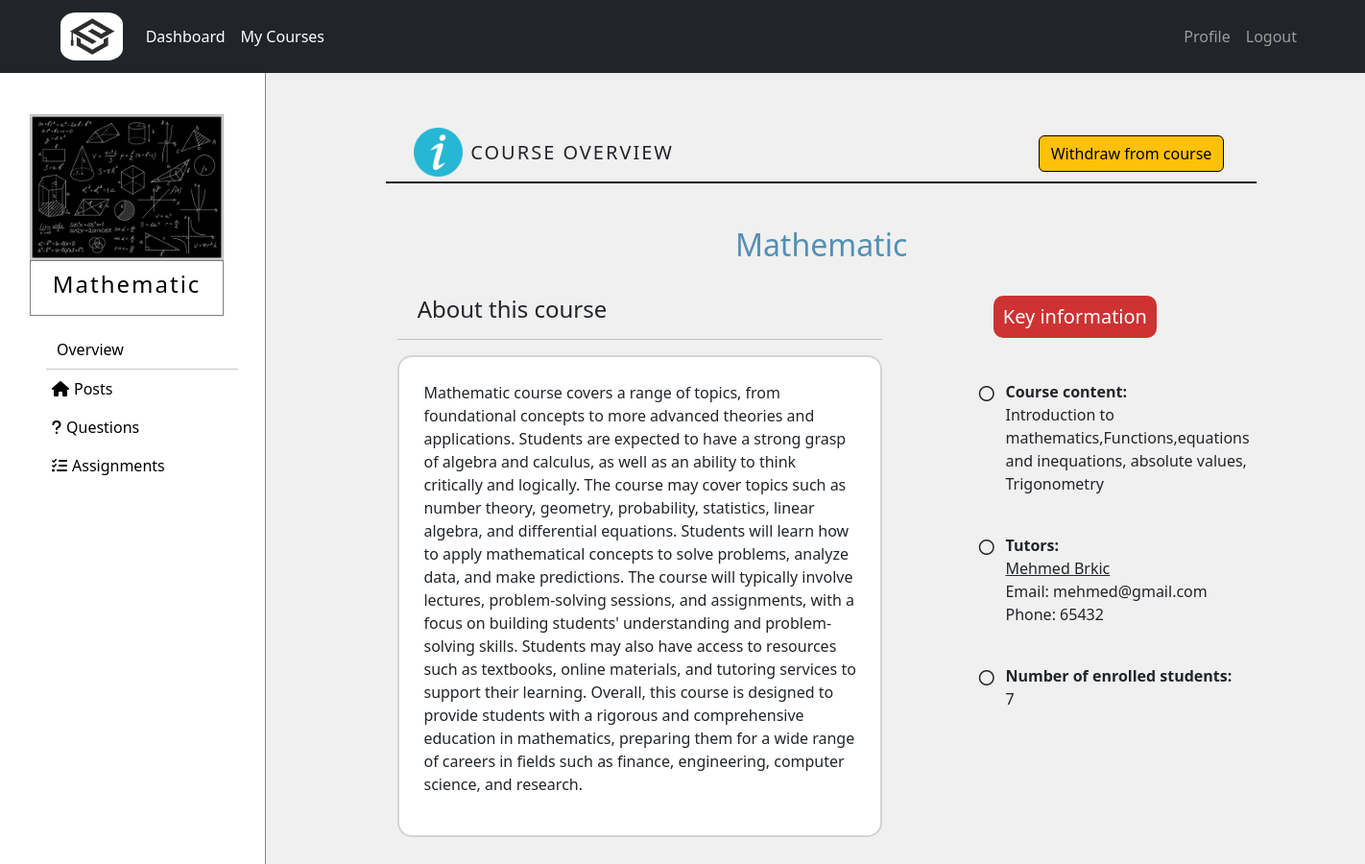
The page /courses/course/10/overview (signed in) on the database as committed earlier.
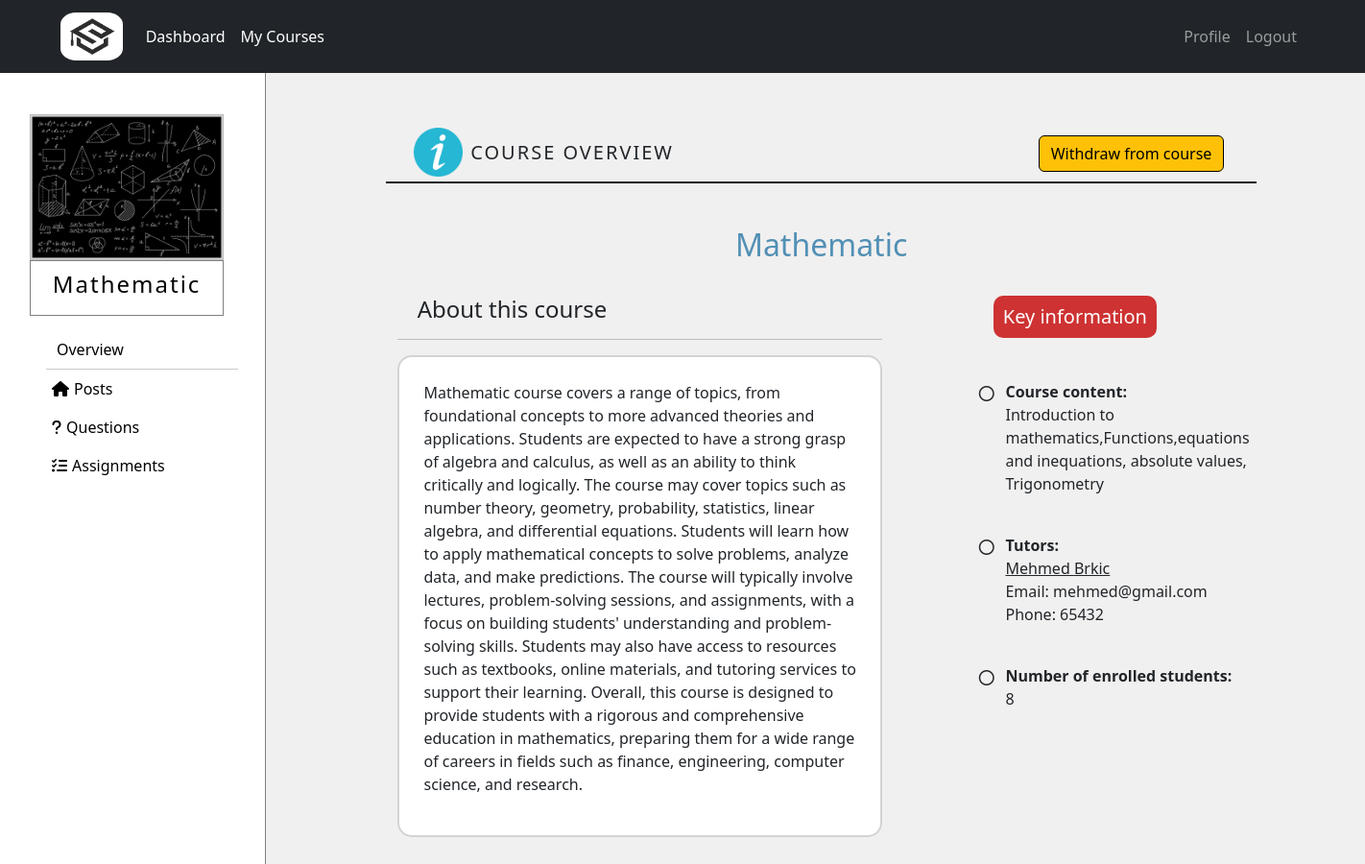
The same page on the database as committed later.
### courses/models.py (models this page shows, shortened)
class Course(models.Model):
    name = models.CharField(max_length=50)
    summary = models.CharField(max_length=500)
    image = models.ImageField(upload_to="courses_images",default="courses_images/default.jpg",blank=True)
    overview = models.TextField(null=True,blank=True)
    max_students = models.IntegerField(default=100)
    student_number = models.IntegerField(default=0)

### courses/views.py (the view, shortened to what this page needs)
# urls.py: path('course/<int:course_id>/overview',views.overview,name='overview'),
@login_required
def overview(request,course_id):
   if is_enrolled(request.user, course_id) is False:
      return HttpResponse('<html><body><h2 style="font-weight: lighter">Your do not have access to view this page!</h2><body></html>')
   course = get_object_or_404(Course,pk=course_id)
   tutors = Tutor.objects.filter(course=course)
   return render(request,'courses/overview.html',{'course':course,'tutors':tutors})

### courses/views.py (called while the page is built)
def is_enrolled(user, course_id):
   course = get_object_or_404(Course,pk=course_id)
   if user.is_tutor:
      tutor_courses = TutorCourse.objects.filter(course=course,tutor=user.Tutor)
      return tutor_courses.exists()
   else:
      student_courses = StudentCourse.objects.filter(course=course,student=user.Student)
      return student_courses.exists()

### templates/courses/overview.html (shortened to what the changed rows need)
{% extends 'courses/course.html' %}
{% block courseContent %}
{% load static %}
<div style="margin-left: auto; margin-right: auto; width:75%; margin-top: 5%; position: relative; margin-bottom: 5px;">
    <img class="col-sm-4 col-md-4 col-lg-4" src="{% static 'img/information.png' %}"
         style="width:6%;" title="info">
    <div class="col-sm-6 col-md-6 col-lg-6" style="display: inline-block; position:absolute; bottom: 5px;">
      <h5 style="margin-left: 2%; letter-spacing: 2px;">COURSE OVERVIEW</h5>
    </div>
    {% if user.is_student %}
        <form action="{% url 'overview' course_id=course.pk %}" method="POST">
            <button class="col-sm-2 col-md-2 col-lg-2 btn btn-warning"
                    style="position: absolute; right: 5px; bottom: 5px; border: 1px solid black; width: fit-content;"
                    name="withdraw_button" value="{{user.pk}}" type="submit">Withdraw from course</button>
        </form>
    {% endif %}
</div>
  <hr style="width: 80%; margin-left: auto; margin-right: auto; background-color: black;
             opacity: 1; margin-top: 0; margin-bottom: 4%; height: 2px;">
    {% if course %}
    <h2 style="color: rgb(81 144 181); display: flex; justify-content: center;">{{course.name}}</h2>
    <div class="container" style="width: 80%; margin-top: 3%;">
        <div class="row">
            <div class="col-7">
                <h4 style="margin-left: 4%;">About this course</h4>
                <hr>
                <div style="background-color: white; border-radius: 15px; padding: 25px; border: 2px solid lightgray;">
                    <p>{{course.overview}}</p>
                </div>
            </div>
            <div class="col-5" style="height: 200px;">
                <div style="display: flex; justify-content: center;">
                    <h5 style="background-color: rgb(206 50 50); color: white; padding: 10px;
                               border-radius: 10px;">Key information</h5>
                </div>
                <div style="display: flex; justify-content: center;">
                    <div style="margin-left: 20%; margin-top: 10%;">
                        <div style="display: flex; flex-direction: row;">
                            <i class="fa-regular fa-circle" style="display: inline; margin-right: 2%; padding: 6px;"></i>
                            <p style="display: inline; font-weight:300;">
                                <span style="font-weight: bold;">Course content:</span>
                                <br>
                                {{course.summary}}</p>
                        </div>
                        <br>
                        {% if tutors %}
                        <div style="display: flex; flex-direction: row;">
                            <i class="fa-regular fa-circle" style="display: inline; margin-right: 2%; padding: 6px;"></i>
                            <p style="display: inline; font-weight:300;">
                                <span style="font-weight: bold;">Tutors: </span>
                                {% if tutors %}
                                    {% for tutor in tutors %}
                                        <span style="text-decoration: underline;">{{tutor.user.first_name}} {{tutor.user.last_name}}<br>
                                        </span>
                                        Email: {{tutor.user.email}} <span><br></span>
                                        Phone: {{tutor.phone}}
                                    {% endfor %}
                                {% endif %}
                            </p>
                            <br>
                        </div>
                        {% endif %}
                        <br>
                        <div style="display: flex; flex-direction: row;">
                            <i class="fa-regular fa-circle" style="display: inline; margin-right: 2%; padding: 6px;"></i>
                            <p style="display: inline; font-weight:300;">
                                <span style="font-weight: bold;">Number of enrolled students:</span>
                                <br>
                                {{course.student_number}}</p>
                        </div>
                    </div>
                </div>
            </div>
        </div>
    </div>
    {% endif %}
    <div style="height: 150px;"></div>
{% endblock %}

### templates/courses/course.html (shortened to what this page needs)
{% extends 'courses/dashboard.html' %}
{% block content_courses %}
{% load static %}
{% if course %}
<div class="row no-gutters">
  <div class="col-2 no-gutters" style="width: 20%; height: 100vh; background-color: white; padding: 0; border-right: 1px solid gray;">
    <div class="card" style="width: 70%; margin-top: 15%;
                             margin-left: auto; margin-right: auto; border: none;">
      <img src="{{course.image.url}}" class="card-img-top" style="border-radius: 0%;" alt="Cover">
        <div class="card-body" style="border: 1px solid gray; padding: 10px 0px 10px 0px;">
          <h4 class="card-title courseDetails"
              style="text-align: center; color: black; letter-spacing: 2px; font-weight: lighter;">{{course.name}}</h4>
        </div>
    </div>
    <div class="nav flex-column" style="margin-top: 5%; width: 100%;">
      <a class="nav-link hoverMeni" href="{% url 'overview' course_id=course.pk %}" style="color: black;">
        Overview
      </a>
      <hr style="width: 200px; margin-left: 60px; margin-right: auto; margin-top: 0px; margin-bottom: 0px;">
      {% if user.is_student %}
      <a class="nav-link hoverMeni" href="{% url 'course' course_id=course.pk %}" style="color: black;">
        <i class="fa-solid fa-house" style="margin-right: 5px; margin-left: 50px;"></i>Posts
      </a>
      {% else %}
      <a class="nav-link hoverMeni" href="{% url 'tutor_course' course_id=course.pk %}" style="color: black;">
        <i class="fa-solid fa-house" style="margin-right: 5px; margin-left: 50px;"></i>Posts
      </a>
      {% endif %}
      <a class="nav-link hoverMeni" href="{% url 'view_questions_tutor' course_id=course.pk %}" style="color: black;">
        <i class="fa-solid fa-question" style="margin-right: 5px; margin-left: 50px;"></i>Questions
      </a>
      <a class="nav-link hoverMeni" href="{% url 'assignment_overview' course_id=course.pk %}" style="color: black;">
        <i class="fa-solid fa-list-check" style="margin-right: 5px; margin-left: 50px;"></i>Assignments
      </a>
    </div>
  </div>
  <div class="col-10 no-gutters" style="width: 80%; height: 100vh; overflow: scroll;">
    {% block courseContent%}{% endblock %}
  </div>
</div>
{% endif %}
{% endblock %}

Rows that differ between the two databases and show on the page:
changed Course "Mathematic": student_number "7" → "8"
